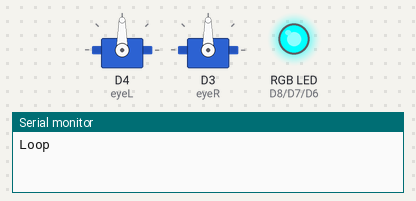
This program was run on a simulated ESP8266 (Wemos D1 mini). On the bench: 2 × servo, an RGB LED mixed from three pins (HIGH = lit), the last lines printed to the serial monitor.

Above: at 0.05 s.
At 1.5 s:
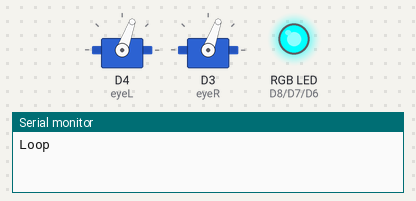
At 3.0 s:
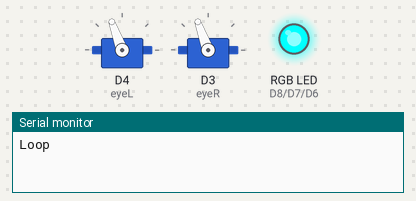
At 6.0 s:
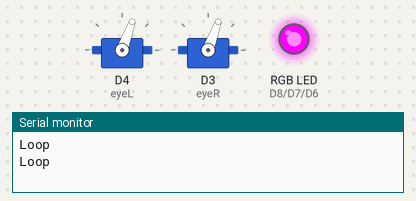
At 9.05 s:
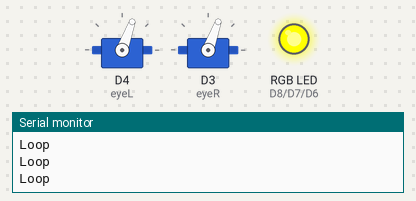
At 11.95 s:
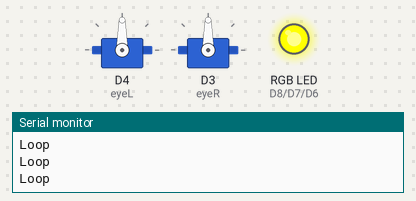
Timing chart, 0 to 15.6 s (numbered marks = the images above):
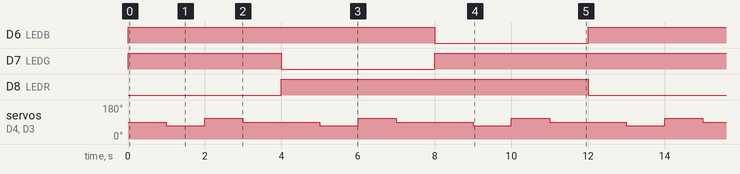

Measured:
- by itself, D6 (LEDB), D8 (LEDR): alternates HIGH for 8.0 s and LOW for 4.0 s
- by itself, D7 (LEDG): repeats every 12.0 s: LOW 4.0 s, HIGH 8.0 s
- by itself, servo on D4 (eyeL), servo on D3 (eyeR): repeats every 4.0 s: 110° 1.0 s, 90° 2.0 s, 70° 1.0 s

The program:

main.cpp
```cpp
#include <Servo.h>
#include <Arduino.h>

#define EYEMIN 70
#define EYEMAX 110
#define EYEMID ((EYEMAX-EYEMIN)/2 + EYEMIN)

Servo eyeL;
Servo eyeR;

#define LEDR D8
#define LEDG D7
#define LEDB D6
/*
Servo eyeR(3);
Servo jaw(2);
Servo neckL(1);
Servo neckR(0);
*/

void setup() {
  eyeL.attach(D4);
  eyeR.attach(D3);
  Serial.begin(9600);
  pinMode(LEDR, OUTPUT);
  pinMode(LEDG, OUTPUT);
  pinMode(LEDB, OUTPUT);
}


int rgb = -1;
void loop() {
  Serial.println("Loop");
  rgb = (rgb + 1) % 3;
  switch(rgb) {
    case 0:
      digitalWrite(LEDR, LOW);
      digitalWrite(LEDG, HIGH);
      digitalWrite(LEDB, HIGH);
      break;
    case 1:
      digitalWrite(LEDR, HIGH);
      digitalWrite(LEDG, LOW);
      digitalWrite(LEDB, HIGH);
      break;
    case 2:
      digitalWrite(LEDR, HIGH);
      digitalWrite(LEDG, HIGH);
      digitalWrite(LEDB, LOW);
      break;
  }
  int pos;
  delay(1000);
  eyeL.write(EYEMIN);
  eyeR.write(EYEMIN);
  delay(1000);
  eyeL.write(EYEMAX);
  eyeR.write(EYEMAX);
  delay(1000);
  eyeL.write(EYEMID);
  eyeR.write(EYEMID);
  delay(1000);
}
```
